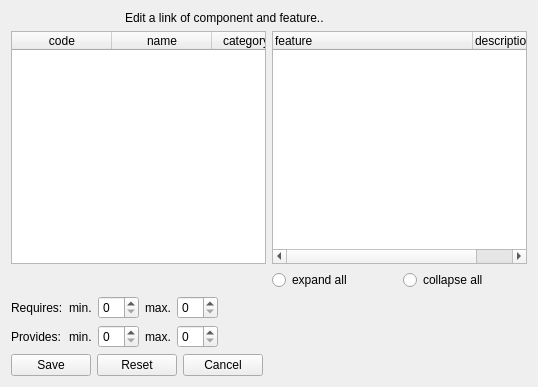
<?xml version="1.0" encoding="UTF-8"?>
<ui version="4.0">
 <class>components_features_edit_form</class>
 <widget class="QWidget" name="components_features_edit_form">
  <property name="geometry">
   <rect>
    <x>0</x>
    <y>0</y>
    <width>538</width>
    <height>387</height>
   </rect>
  </property>
  <property name="windowTitle">
   <string>Edit a component/feature link</string>
  </property>
  <property name="initAction" stdset="0">
   <string>read</string>
  </property>
  <property name="doctype" stdset="0">
   <string>ComponentFeatureRequest.simpleform</string>
  </property>
  <property name="rootelement" stdset="0">
   <string notr="true">ComponentFeature</string>
  </property>
  <property name="component_id" stdset="0">
   <string notr="true">{global.component_id}</string>
  </property>
  <property name="feature_id" stdset="0">
   <string notr="true">{global.feature_id}</string>
  </property>
  <layout class="QGridLayout" name="gridLayout">
   <item row="5" column="0">
    <layout class="QHBoxLayout" name="horizontalLayout">
     <item>
      <widget class="QPushButton" name="link">
       <property name="text">
        <string>Save</string>
       </property>
       <property name="form" stdset="0">
        <string notr="true">components_features</string>
       </property>
       <property name="global.componentState" stdset="0">
        <string notr="true">{component.state}</string>
       </property>
       <property name="global.featureState" stdset="0">
        <string notr="true">{feature.state}</string>
       </property>
       <property name="global.component_id" stdset="0">
        <string notr="true">{component.id}</string>
       </property>
       <property name="global.feature_id" stdset="0">
        <string notr="true">{feature.id}</string>
       </property>
       <property name="action" stdset="0">
        <string>create</string>
       </property>
       <property name="doctype" stdset="0">
        <string notr="true">ComponentFeature.simpleform</string>
       </property>
       <property name="rootelement" stdset="0">
        <string notr="true">ComponentFeature</string>
       </property>
      </widget>
     </item>
     <item>
      <widget class="QPushButton" name="pushButton">
       <property name="text">
        <string>Reset</string>
       </property>
       <property name="action" stdset="0">
        <string>read</string>
       </property>
       <property name="doctype" stdset="0">
        <string>ComponentFeatureRequest.simpleform</string>
       </property>
       <property name="rootelement" stdset="0">
        <string>ComponentFeature</string>
       </property>
       <property name="component_id" stdset="0">
        <string>{global.component_id}</string>
       </property>
       <property name="feature_id" stdset="0">
        <string>{global.feature_id}</string>
       </property>
      </widget>
     </item>
     <item>
      <widget class="QPushButton" name="cancel">
       <property name="text">
        <string>Cancel</string>
       </property>
       <property name="form" stdset="0">
        <string notr="true">components_features</string>
       </property>
       <property name="global.componentState" stdset="0">
        <string notr="true">{component.state}</string>
       </property>
       <property name="global.featureState" stdset="0">
        <string notr="true">{feature.state}</string>
       </property>
      </widget>
     </item>
     <item>
      <spacer name="horizontalSpacer">
       <property name="orientation">
        <enum>Qt::Horizontal</enum>
       </property>
       <property name="sizeHint" stdset="0">
        <size>
         <width>40</width>
         <height>20</height>
        </size>
       </property>
      </spacer>
     </item>
    </layout>
   </item>
   <item row="0" column="0">
    <layout class="QHBoxLayout" name="horizontalLayout_2">
     <item>
      <widget class="QLabel" name="label_2">
       <property name="maximumSize">
        <size>
         <width>32</width>
         <height>32</height>
        </size>
       </property>
       <property name="text">
        <string/>
       </property>
       <property name="pixmap">
        <pixmap resource="../qtclient.qrc">:/images/bricks.png</pixmap>
       </property>
      </widget>
     </item>
     <item>
      <widget class="QLabel" name="label_3">
       <property name="maximumSize">
        <size>
         <width>32</width>
         <height>32</height>
        </size>
       </property>
       <property name="text">
        <string/>
       </property>
       <property name="pixmap">
        <pixmap resource="../qtclient.qrc">:/images/link_edit.png</pixmap>
       </property>
      </widget>
     </item>
     <item>
      <widget class="QLabel" name="label_4">
       <property name="maximumSize">
        <size>
         <width>32</width>
         <height>32</height>
        </size>
       </property>
       <property name="text">
        <string/>
       </property>
       <property name="pixmap">
        <pixmap resource="../qtclient.qrc">:/images/chart_organisation.png</pixmap>
       </property>
      </widget>
     </item>
     <item>
      <widget class="QLabel" name="label">
       <property name="text">
        <string>Edit a link of component and feature..</string>
       </property>
      </widget>
     </item>
    </layout>
   </item>
   <item row="2" column="0">
    <layout class="QGridLayout" name="gridLayout_2">
     <item row="2" column="1">
      <layout class="QHBoxLayout" name="horizontalLayout_4">
       <item>
        <widget class="QRadioButton" name="ignore_expand_feats">
         <property name="text">
          <string>expand all</string>
         </property>
        </widget>
       </item>
       <item>
        <widget class="QRadioButton" name="ignore_collapse_feats">
         <property name="text">
          <string>collapse all</string>
         </property>
        </widget>
       </item>
      </layout>
     </item>
     <item row="0" column="1">
      <widget class="QTreeWidget" name="feature">
       <property name="enabled">
        <bool>true</bool>
       </property>
       <property name="editTriggers">
        <set>QAbstractItemView::NoEditTriggers</set>
       </property>
       <property name="selectionMode">
        <enum>QAbstractItemView::SingleSelection</enum>
       </property>
       <property name="itemsExpandable">
        <bool>true</bool>
       </property>
       <property name="doctype" stdset="0">
        <string notr="true">FeatureHierarchyRequest.simpleform</string>
       </property>
       <property name="rootelement" stdset="0">
        <string notr="true">feature</string>
       </property>
       <property name="action" stdset="0">
        <string notr="true">read</string>
       </property>
       <attribute name="headerDefaultSectionSize">
        <number>200</number>
       </attribute>
       <column>
        <property name="text">
         <string>feature</string>
        </property>
       </column>
       <column>
        <property name="text">
         <string>description</string>
        </property>
       </column>
      </widget>
     </item>
     <item row="2" column="0">
      <layout class="QHBoxLayout" name="horizontalLayout_3"/>
     </item>
     <item row="0" column="0">
      <widget class="QTableWidget" name="component">
       <property name="horizontalScrollBarPolicy">
        <enum>Qt::ScrollBarAlwaysOff</enum>
       </property>
       <property name="alternatingRowColors">
        <bool>true</bool>
       </property>
       <property name="selectionMode">
        <enum>QAbstractItemView::SingleSelection</enum>
       </property>
       <property name="selectionBehavior">
        <enum>QAbstractItemView::SelectRows</enum>
       </property>
       <property name="showGrid">
        <bool>true</bool>
       </property>
       <property name="gridStyle">
        <enum>Qt::DotLine</enum>
       </property>
       <property name="sortingEnabled">
        <bool>true</bool>
       </property>
       <property name="doctype" stdset="0">
        <string notr="true">ComponentListRequest.simpleform</string>
       </property>
       <property name="rootelement" stdset="0">
        <string notr="true">component</string>
       </property>
       <property name="state" stdset="0">
        <string notr="true">{global.componentState}</string>
       </property>
       <property name="action" stdset="0">
        <string notr="true">read</string>
       </property>
       <attribute name="horizontalHeaderShowSortIndicator" stdset="0">
        <bool>true</bool>
       </attribute>
       <attribute name="verticalHeaderStretchLastSection">
        <bool>false</bool>
       </attribute>
       <column>
        <property name="text">
         <string>code</string>
        </property>
       </column>
       <column>
        <property name="text">
         <string>name</string>
        </property>
       </column>
       <column>
        <property name="text">
         <string>categoryName</string>
        </property>
       </column>
       <column>
        <property name="text">
         <string>manufacturerName</string>
        </property>
       </column>
       <column>
        <property name="text">
         <string>mfgCode</string>
        </property>
       </column>
       <column>
        <property name="text">
         <string>webPage</string>
        </property>
       </column>
       <column>
        <property name="text">
         <string>description</string>
        </property>
       </column>
       <column>
        <property name="text">
         <string>price</string>
        </property>
       </column>
      </widget>
     </item>
    </layout>
   </item>
   <item row="3" column="0">
    <layout class="QFormLayout" name="formLayout">
     <property name="fieldGrowthPolicy">
      <enum>QFormLayout::AllNonFixedFieldsGrow</enum>
     </property>
     <item row="1" column="0">
      <widget class="QLabel" name="label_requires">
       <property name="text">
        <string>Requires:</string>
       </property>
      </widget>
     </item>
     <item row="1" column="1">
      <layout class="QHBoxLayout" name="horizontalLayout_5">
       <item>
        <widget class="QLabel" name="label_min_requires">
         <property name="text">
          <string>min.</string>
         </property>
         <property name="buddy">
          <cstring>min_requires</cstring>
         </property>
        </widget>
       </item>
       <item>
        <widget class="QSpinBox" name="min_requires"/>
       </item>
       <item>
        <widget class="QLabel" name="label_max_requires">
         <property name="text">
          <string>max.</string>
         </property>
         <property name="buddy">
          <cstring>max_requires</cstring>
         </property>
        </widget>
       </item>
       <item>
        <widget class="QSpinBox" name="max_requires"/>
       </item>
       <item>
        <spacer name="horizontalSpacer_2">
         <property name="orientation">
          <enum>Qt::Horizontal</enum>
         </property>
         <property name="sizeHint" stdset="0">
          <size>
           <width>40</width>
           <height>20</height>
          </size>
         </property>
        </spacer>
       </item>
      </layout>
     </item>
     <item row="2" column="0">
      <widget class="QLabel" name="label_7">
       <property name="text">
        <string>Provides:</string>
       </property>
      </widget>
     </item>
     <item row="2" column="1">
      <layout class="QHBoxLayout" name="horizontalLayout_6">
       <item>
        <widget class="QLabel" name="label_min_provides">
         <property name="text">
          <string>min.</string>
         </property>
         <property name="buddy">
          <cstring>min_provides</cstring>
         </property>
        </widget>
       </item>
       <item>
        <widget class="QSpinBox" name="min_provides"/>
       </item>
       <item>
        <widget class="QLabel" name="label_max_provides">
         <property name="text">
          <string>max.</string>
         </property>
         <property name="buddy">
          <cstring>max_provides</cstring>
         </property>
        </widget>
       </item>
       <item>
        <widget class="QSpinBox" name="max_provides"/>
       </item>
       <item>
        <spacer name="horizontalSpacer_3">
         <property name="orientation">
          <enum>Qt::Horizontal</enum>
         </property>
         <property name="sizeHint" stdset="0">
          <size>
           <width>40</width>
           <height>20</height>
          </size>
         </property>
        </spacer>
       </item>
      </layout>
     </item>
    </layout>
   </item>
  </layout>
 </widget>
 <tabstops>
  <tabstop>feature</tabstop>
  <tabstop>ignore_expand_feats</tabstop>
  <tabstop>ignore_collapse_feats</tabstop>
  <tabstop>min_requires</tabstop>
  <tabstop>max_requires</tabstop>
  <tabstop>min_provides</tabstop>
  <tabstop>max_provides</tabstop>
  <tabstop>link</tabstop>
  <tabstop>cancel</tabstop>
 </tabstops>
 <resources>
  <include location="../qtclient.qrc"/>
  <include location="../qtclient.qrc"/>
 </resources>
 <connections>
  <connection>
   <sender>ignore_expand_feats</sender>
   <signal>clicked()</signal>
   <receiver>feature</receiver>
   <slot>expandAll()</slot>
   <hints>
    <hint type="sourcelabel">
     <x>396</x>
     <y>267</y>
    </hint>
    <hint type="destinationlabel">
     <x>305</x>
     <y>172</y>
    </hint>
   </hints>
  </connection>
  <connection>
   <sender>ignore_collapse_feats</sender>
   <signal>clicked()</signal>
   <receiver>feature</receiver>
   <slot>collapseAll()</slot>
   <hints>
    <hint type="sourcelabel">
     <x>526</x>
     <y>267</y>
    </hint>
    <hint type="destinationlabel">
     <x>446</x>
     <y>172</y>
    </hint>
   </hints>
  </connection>
 </connections>
</ui>
